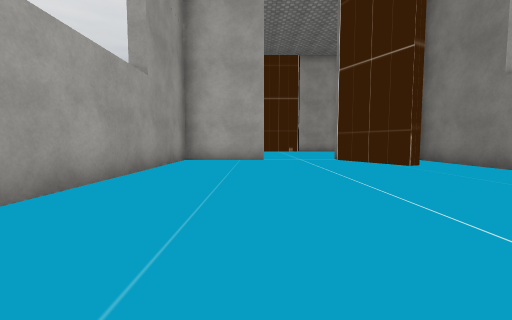
view 1 (above)

16 first-person views from a walk through a scene from a Unity 3-D project. The camera is 0.29 m above the floor, tilts 4° down and sees 90° across. The floor is counted in squares, 0.5 m on a side. Each view is taken from the middle of a square. On the plan, view 1 faces up. The plan holds only what a view shows up to about 9 squares ahead; the rest is blank. The place goes on beyond the plan. Some surface patterns are stand-ins.

view 2
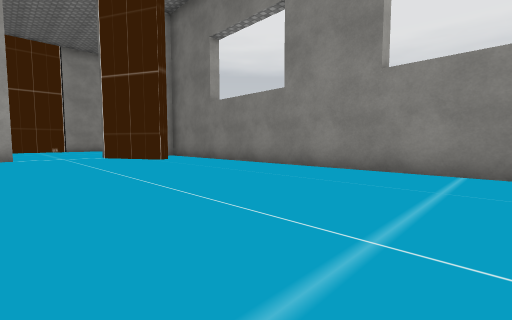

view 3
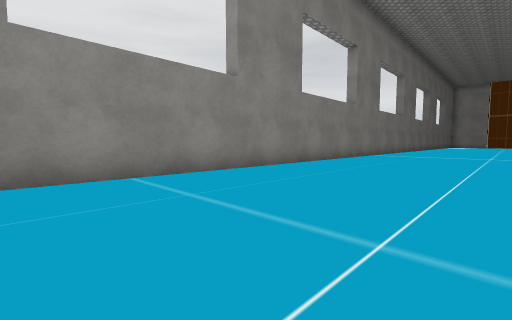

view 4
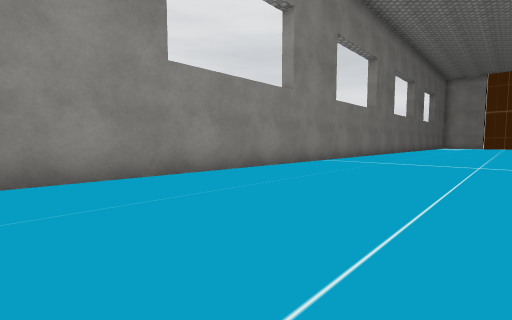

view 5
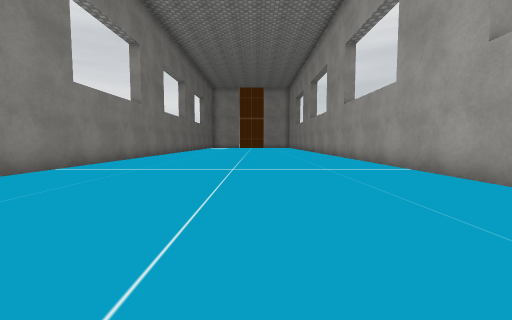

view 6
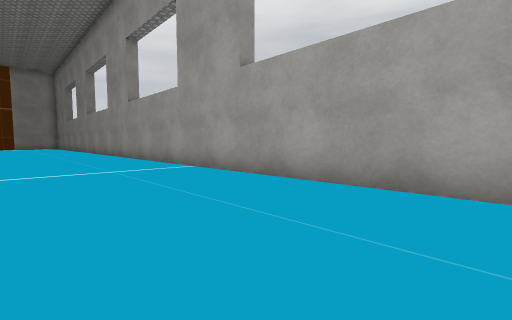

view 7
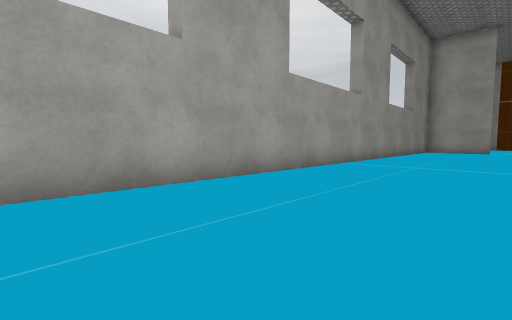

view 8
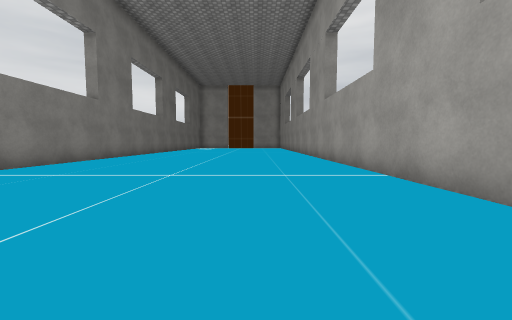

view 9
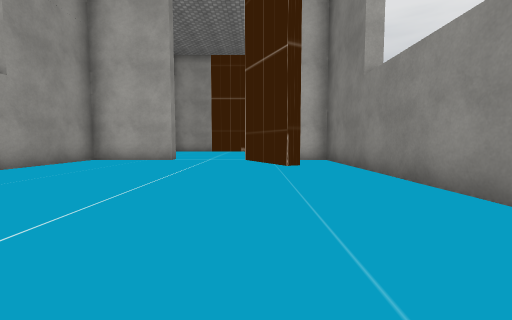

view 10
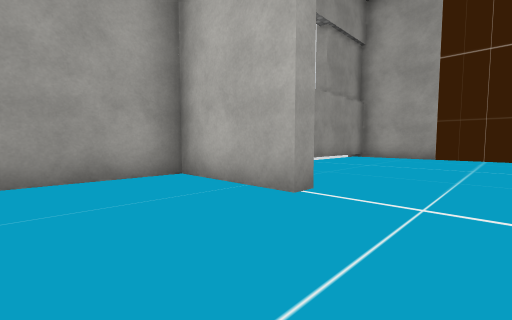

view 11
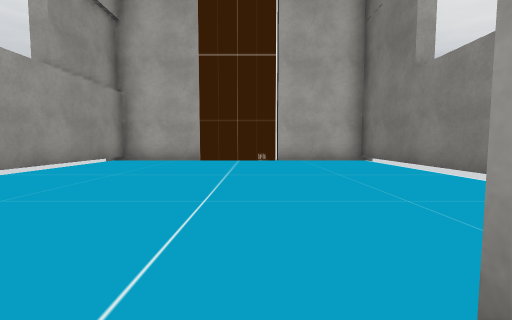

view 12
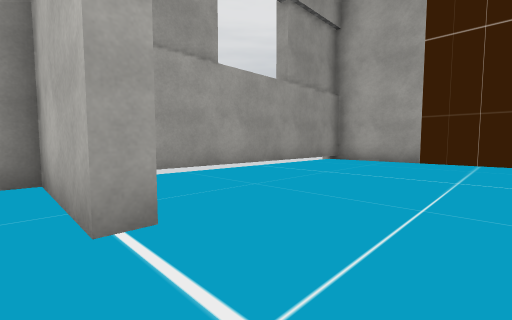

view 13
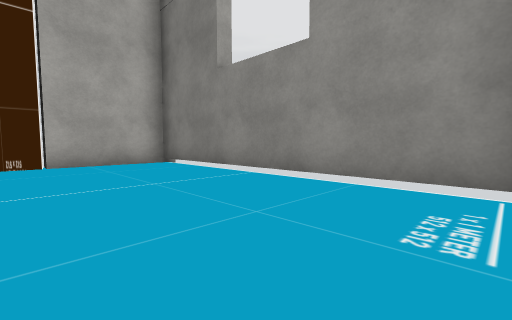

view 14
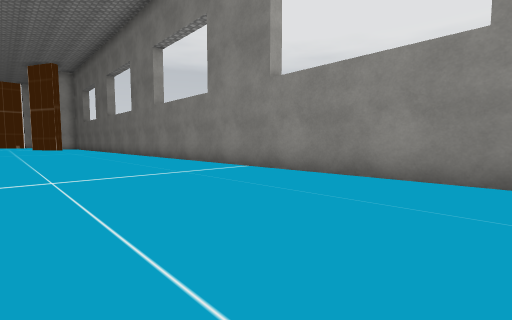

view 15
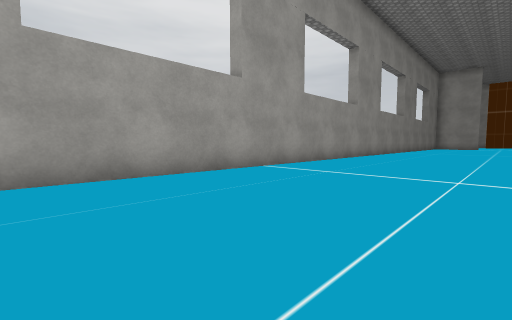

view 16
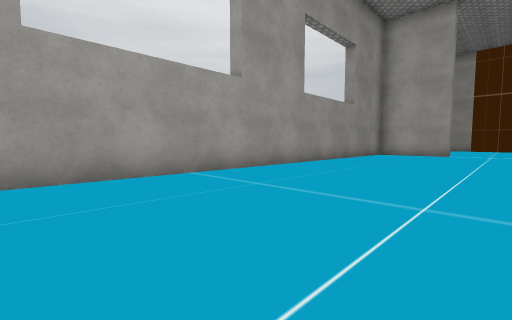

### Floor plan
Points are (right, up) in squares from view 1. A wall is a line through its corners. A room is listed if a view was taken in it or the views show most of it. See-through windows are left out.
Room 1 (views 1, 2, 3, 4, 5, 6, 7, 8, 9, 10, 11, 12, 14, 15, 16)
walls: (4.1, 6.4) (3.8, 6.2) (2.6, 8.4); (0.3, 8.4) (-2.3, 8.4) (-2.3, -16.1); (5.3, -16.1) (5.3, 8.4) (4.4, 8.4)
ways out: opening at (1.5, 9) to room 2
Room 2 (view 13)
walls: (0.3, 8.9) (0.3, 8.4); (5.3, 8.9) (5.3, 16.1); (5.8, 16.1) (-2.3, 16.1) (-2.3, 9.8)
ways out: opening at (1.5, 9) to room 1

Where each view was taken, in squares from view 1:
view 1: 0 up, 0 right, facing up
view 2: 2 down, 0 right, facing up-right
view 3: 0 up, 1 right, facing down-right
view 4: 4 down, 1 right, facing down-right
view 5: 6 down, 1 right, facing down
view 6: 6 down, 1 right, facing down-left
view 7: 8 down, 1 right, facing up-left
view 8: 7 down, 0 right, facing down
view 9: 0 up, 3 right, facing up
view 10: 6 up, 2 right, facing up-left
view 11: 8 up, 2 right, facing up
view 12: 8 up, 2 right, facing up-left
view 13: 9 up, 2 right, facing up-right
view 14: 16 down, 1 right, facing up-right
view 15: 16 down, 2 right, facing up-left
view 16: 4 down, 2 right, facing up-left
